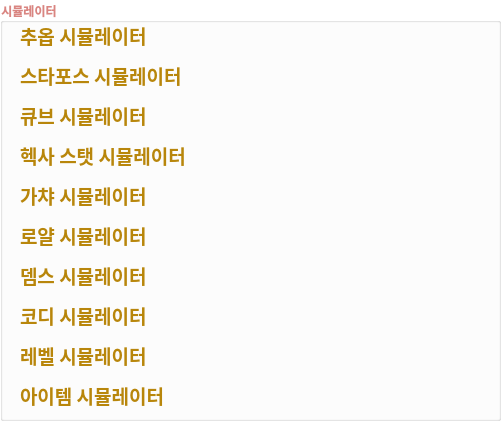
     <widget class="QGroupBox" name="gb_simul">
      <property name="geometry">
       <rect>
        <x>1070</x>
        <y>280</y>
        <width>501</width>
        <height>421</height>
       </rect>
      </property>
      <property name="font">
       <font>
        <family>메이플스토리</family>
        <weight>75</weight>
        <bold>true</bold>
       </font>
      </property>
      <property name="styleSheet">
       <string notr="true">background-color: rgba(255, 255, 255, 0);
color: rgb(217, 133, 129);</string>
      </property>
      <property name="title">
       <string>시뮬레이터</string>
      </property>
      <widget class="QLabel" name="lb_l_aopsimul">
       <property name="geometry">
        <rect>
         <x>20</x>
         <y>20</y>
         <width>461</width>
         <height>31</height>
        </rect>
       </property>
       <property name="font">
        <font>
         <family>메이플스토리</family>
         <pointsize>14</pointsize>
         <weight>75</weight>
         <bold>true</bold>
        </font>
       </property>
       <property name="styleSheet">
        <string notr="true">background-color: rgba(255, 255, 255, 0);
color: rgb(184, 134, 11);</string>
       </property>
       <property name="text">
        <string>추옵 시뮬레이터</string>
       </property>
       <property name="alignment">
        <set>Qt::AlignLeading|Qt::AlignLeft|Qt::AlignVCenter</set>
       </property>
      </widget>
      <widget class="QLabel" name="lb_l_royalsimul">
       <property name="geometry">
        <rect>
         <x>20</x>
         <y>220</y>
         <width>461</width>
         <height>31</height>
        </rect>
       </property>
       <property name="font">
        <font>
         <family>메이플스토리</family>
         <pointsize>14</pointsize>
         <weight>75</weight>
         <bold>true</bold>
        </font>
       </property>
       <property name="styleSheet">
        <string notr="true">background-color: rgba(255, 255, 255, 0);
color: rgb(184, 134, 11);</string>
       </property>
       <property name="text">
        <string>로얄 시뮬레이터</string>
       </property>
       <property name="alignment">
        <set>Qt::AlignLeading|Qt::AlignLeft|Qt::AlignVCenter</set>
       </property>
      </widget>
      <widget class="QLabel" name="lb_l_hexasimul">
       <property name="geometry">
        <rect>
         <x>20</x>
         <y>140</y>
         <width>461</width>
         <height>31</height>
        </rect>
       </property>
       <property name="font">
        <font>
         <family>메이플스토리</family>
         <pointsize>14</pointsize>
         <weight>75</weight>
         <bold>true</bold>
        </font>
       </property>
       <property name="styleSheet">
        <string notr="true">background-color: rgba(255, 255, 255, 0);
color: rgb(184, 134, 11);</string>
       </property>
       <property name="text">
        <string>헥사 스탯 시뮬레이터</string>
       </property>
       <property name="alignment">
        <set>Qt::AlignLeading|Qt::AlignLeft|Qt::AlignVCenter</set>
       </property>
      </widget>
      <widget class="QLabel" name="lb_l_starsimul">
       <property name="geometry">
        <rect>
         <x>20</x>
         <y>60</y>
         <width>461</width>
         <height>31</height>
        </rect>
       </property>
       <property name="font">
        <font>
         <family>메이플스토리</family>
         <pointsize>14</pointsize>
         <weight>75</weight>
         <bold>true</bold>
        </font>
       </property>
       <property name="styleSheet">
        <string notr="true">background-color: rgba(255, 255, 255, 0);
color: rgb(184, 134, 11);</string>
       </property>
       <property name="text">
        <string>스타포스 시뮬레이터</string>
       </property>
       <property name="alignment">
        <set>Qt::AlignLeading|Qt::AlignLeft|Qt::AlignVCenter</set>
       </property>
      </widget>
      <widget class="QLabel" name="lb_l_cubesimul">
       <property name="geometry">
        <rect>
         <x>20</x>
         <y>100</y>
         <width>461</width>
         <height>31</height>
        </rect>
       </property>
       <property name="font">
        <font>
         <family>메이플스토리</family>
         <pointsize>14</pointsize>
         <weight>75</weight>
         <bold>true</bold>
        </font>
       </property>
       <property name="styleSheet">
        <string notr="true">background-color: rgba(255, 255, 255, 0);
color: rgb(184, 134, 11);</string>
       </property>
       <property name="text">
        <string>큐브 시뮬레이터</string>
       </property>
       <property name="alignment">
        <set>Qt::AlignLeading|Qt::AlignLeft|Qt::AlignVCenter</set>
       </property>
      </widget>
      <widget class="QLabel" name="lb_l_gatchasimul">
       <property name="geometry">
        <rect>
         <x>20</x>
         <y>180</y>
         <width>461</width>
         <height>31</height>
        </rect>
       </property>
       <property name="font">
        <font>
         <family>메이플스토리</family>
         <pointsize>14</pointsize>
         <weight>75</weight>
         <bold>true</bold>
        </font>
       </property>
       <property name="styleSheet">
        <string notr="true">background-color: rgba(255, 255, 255, 0);
color: rgb(184, 134, 11);</string>
       </property>
       <property name="text">
        <string>가챠 시뮬레이터</string>
       </property>
       <property name="alignment">
        <set>Qt::AlignLeading|Qt::AlignLeft|Qt::AlignVCenter</set>
       </property>
      </widget>
      <widget class="QLabel" name="lb_l_dmgssimul">
       <property name="geometry">
        <rect>
         <x>20</x>
         <y>260</y>
         <width>461</width>
         <height>31</height>
        </rect>
       </property>
       <property name="font">
        <font>
         <family>메이플스토리</family>
         <pointsize>14</pointsize>
         <weight>75</weight>
         <bold>true</bold>
        </font>
       </property>
       <property name="styleSheet">
        <string notr="true">background-color: rgba(255, 255, 255, 0);
color: rgb(184, 134, 11);</string>
       </property>
       <property name="text">
        <string>뎀스 시뮬레이터</string>
       </property>
       <property name="alignment">
        <set>Qt::AlignLeading|Qt::AlignLeft|Qt::AlignVCenter</set>
       </property>
      </widget>
      <widget class="QLabel" name="lb_l_coordisimul">
       <property name="geometry">
        <rect>
         <x>20</x>
         <y>300</y>
         <width>461</width>
         <height>31</height>
        </rect>
       </property>
       <property name="font">
        <font>
         <family>메이플스토리</family>
         <pointsize>14</pointsize>
         <weight>75</weight>
         <bold>true</bold>
        </font>
       </property>
       <property name="styleSheet">
        <string notr="true">background-color: rgba(255, 255, 255, 0);
color: rgb(184, 134, 11);</string>
       </property>
       <property name="text">
        <string>코디 시뮬레이터</string>
       </property>
       <property name="alignment">
        <set>Qt::AlignLeading|Qt::AlignLeft|Qt::AlignVCenter</set>
       </property>
      </widget>
      <widget class="QLabel" name="lb_l_lvsimul">
       <property name="geometry">
        <rect>
         <x>20</x>
         <y>340</y>
         <width>461</width>
         <height>31</height>
        </rect>
       </property>
       <property name="font">
        <font>
         <family>메이플스토리</family>
         <pointsize>14</pointsize>
         <weight>75</weight>
         <bold>true</bold>
        </font>
       </property>
       <property name="styleSheet">
        <string notr="true">background-color: rgba(255, 255, 255, 0);
color: rgb(184, 134, 11);</string>
       </property>
       <property name="text">
        <string>레벨 시뮬레이터</string>
       </property>
       <property name="alignment">
        <set>Qt::AlignLeading|Qt::AlignLeft|Qt::AlignVCenter</set>
       </property>
      </widget>
      <widget class="QLabel" name="lb_l_itemsimul">
       <property name="geometry">
        <rect>
         <x>20</x>
         <y>380</y>
         <width>461</width>
         <height>31</height>
        </rect>
       </property>
       <property name="font">
        <font>
         <family>메이플스토리</family>
         <pointsize>14</pointsize>
         <weight>75</weight>
         <bold>true</bold>
        </font>
       </property>
       <property name="styleSheet">
        <string notr="true">background-color: rgba(255, 255, 255, 0);
color: rgb(184, 134, 11);</string>
       </property>
       <property name="text">
        <string>아이템 시뮬레이터</string>
       </property>
       <property name="alignment">
        <set>Qt::AlignLeading|Qt::AlignLeft|Qt::AlignVCenter</set>
       </property>
      </widget>
     </widget>
